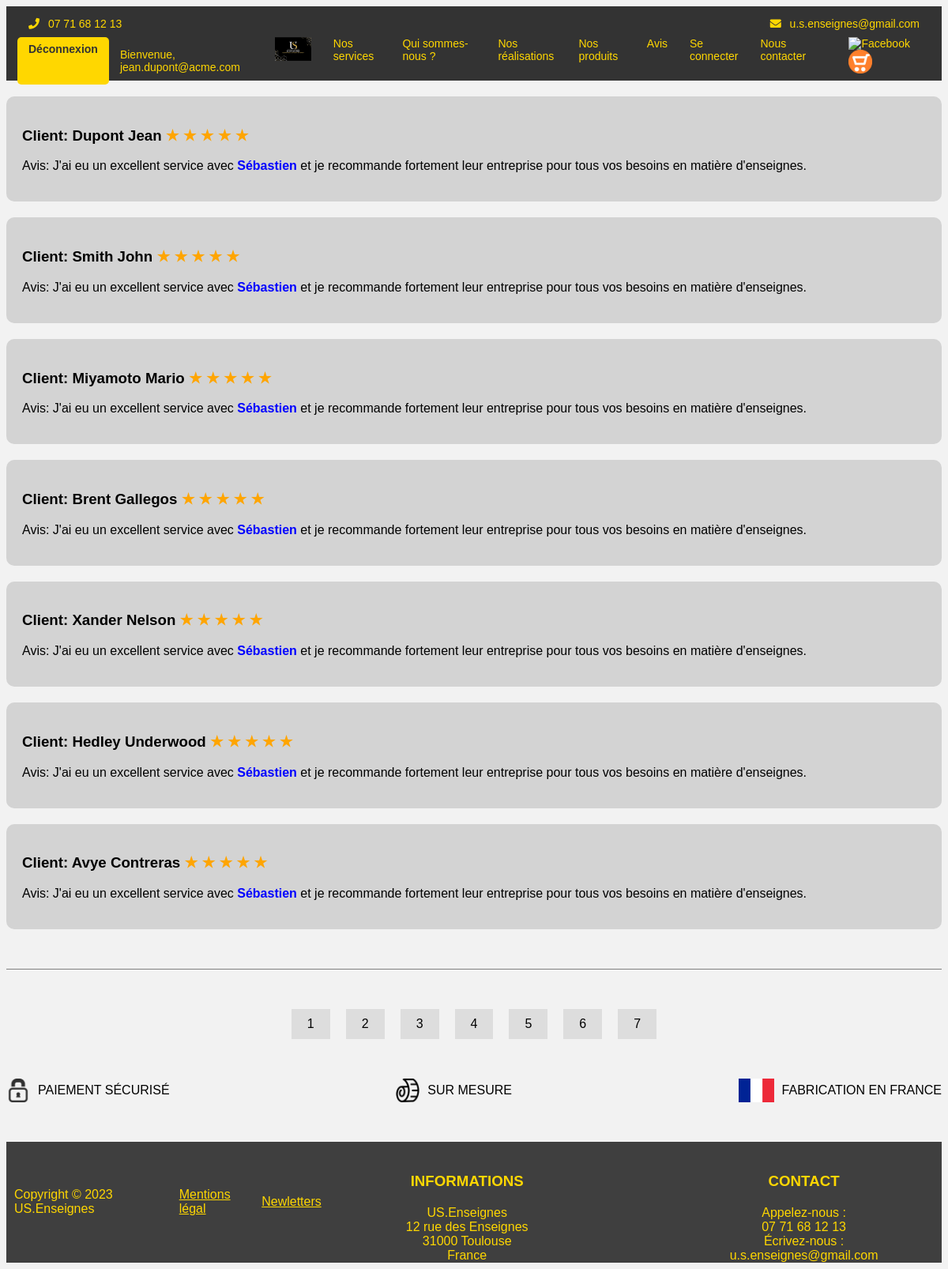
Page /avis.php (signed in) on the committed database.
### tables this page shows
CREATE TABLE `client` (
  `id` mediumint(8) UNSIGNED NOT NULL,
  `nom` varchar(255) DEFAULT NULL,
  `prenom` varchar(255) DEFAULT NULL,
  `societe` varchar(255) DEFAULT NULL,
  `email` varchar(255) DEFAULT NULL,
  `telephone` varchar(100) DEFAULT NULL,
  `adresse` varchar(255) DEFAULT NULL,
  `ville` varchar(50) DEFAULT NULL,
  `code_postal` varchar(10) DEFAULT NULL,
  `pays` varchar(100) DEFAULT NULL,
  `commentaires` varchar(255) DEFAULT NULL
);

### avis.php (the view, shortened to what this page needs)
<?php
include 'controller/config.php';
?>
<!DOCTYPE html>
<html>
<head>
    <link rel="stylesheet" type="text/css" href="css/styleavis.css">
    <link rel="stylesheet" href="https://use.fontawesome.com/releases/v5.14.0/css/all.css">
  </head>
<body>
<header>
<div class="contact-info">
  <span><i class="fas fa-phone"></i> 07 71 68 12 13</span>
  <span><i class="fas fa-envelope"></i> u.s.enseignes@gmail.com </span>
</div>
<nav>
  <ul class="navbar-list">
    <a href="logout.php" class="logout-button">Déconnexion</a>
    <?php
      if(isset($_SESSION["username"])){
        echo "<p class='welcome-message'>Bienvenue, " . $_SESSION["username"] . "</p>";
      }else{
        echo "<p class='welcome-message'>Vous n'êtes pas connecté.</p>";
      }
    ?>
    <li class="navbar-item">
      <a href="index.php">
        <img src="images/image001.png" alt="logo" height="30" class="navbar-logo">
      </a>
    </li>
    <li class="navbar-item"><a href="index.php">Nos services</a></li>
    <li class="navbar-item"><a href="sommesnous.php">Qui sommes-nous ?</a></li>
    <li class="navbar-item"><a href="realisations.php">Nos réalisations</a></li>
    <li class="navbar-item"><a href="produits.php">Nos produits</a></li>
    <li class="navbar-item"> <a href="avis.php">Avis</a></li>
    <li class="navbar-item"><a href="login.php">Se connecter</a></li>
    <li class="navbar-item"><a href="contact.php">Nous contacter</a></li>
    <li class="navbar-item">
      <a href="https://www.facebook.com/usenseignestroyes/" target="_blank" class="facebook-button">
        <img src="images/fbgold.png" alt="Facebook" height="30">
      </a>
      <a href="panier.php" target="_blank" class="panier-button">
        <img src="images/paniergold.png" alt="Panier" height="30">
      </a>
    </li>
  </ul>
</nav>
  </header>
    <main>
    <?php
$prenom_sebastien = "Sébastien";
$conn = mysqli_connect($host, $username, $password, $dbname);
$sql = "SELECT * FROM client";
$result = mysqli_query($conn, $sql);
if (mysqli_num_rows($result) > 0) {
    while($row = mysqli_fetch_assoc($result)) {
    echo "<div class='reviews'>";
    echo "<h3>Client: " . $row["nom"] . " " . $row["prenom"] ." <span class='stars'>★ ★ ★ ★ ★</span></h3>";
    echo "<p>Avis: J'ai eu un excellent service avec <span class='highlight'>" . $prenom_sebastien . "</span> et je recommande fortement leur entreprise pour tous vos besoins en matière d'enseignes.</p>";
    echo "</div>";
    }
    } else {
    echo "0 results";
    }
?>
    </main>
      <div style="border-top: 1px solid gray; margin: 50px 0;"></div>
   <div class="pagination">
  <a href="index.php">1</a>
  <a href="sommesnous.php">2</a>
  <a href="realisations.php">3</a>
  <a href="produits.php">4</a>
  <a href="avis.php">5</a>
  <a href="login.php">6</a>
  <a href="contact.php">7</a>
  </div>
<section id="securite-sur-mesure-fabrication">
    <div class="securite">
      <img src="images/cadenas.png" alt="Logo cadenas"height="30">
      <p>PAIEMENT SÉCURISÉ</p>
    </div>
    <div class="sur-mesure">
      <img src="images/surmesure.png" alt="Logo sur mesure"height="30">
      <p>SUR MESURE</p>
    </div>
    <div class="fabrication-france">
      <img src="images/logo-france.png" alt="Logo France"height="30">
      <p>FABRICATION EN FRANCE</p>
    </div>
  </section>
<footer>
  <p><span>Copyright © 2023 US.Enseignes</span></p>
  <a href="mentionslegale.php">Mentions légal</a>
  <a href="newletters.php">Newletters</a>
  <div class="footer-container">
        <div class="footer-info">
            <h3>INFORMATIONS</h3>
            <p> US.Enseignes</p>
            <p>12 rue des Enseignes</p>
            <p>31000 Toulouse</p>
            <p>France</p>
        </div>
        <div class="footer-contact">
            <h3>CONTACT</h3>
            <p>Appelez-nous :</p>
            <p>07 71 68 12 13</p>
            <p>Écrivez-nous :</p>
            <p> u.s.enseignes@gmail.com</p>
        </div>
    </div>
</footer>
</body>
</html>

### css/styleavis.css (style rules this page uses)
:root { --secondary-color: #212121; --tertiary-color: #f5f5f5; }
body { background-color: #f2f2f2; font-family: Arial, sans-serif; }
header { background-color: var(--secondary-color); }
nav { display: flex; justify-content: space-between; align-items: center; background-color: #333; height: 50px; font-size: 14px; padding: 0 1em; }
.navbar-list { display: flex; list-style: none; margin: 0; padding: 0; }
.navbar-item { margin: 0 1em; }
nav a { color: #FFD700; text-decoration: none; }
.logout-button { background-color: #FFD700; color: #333; padding: 0.5em 1em; border-radius: 5px; font-weight: bold; margin-right: 1em; }
.facebook-button, .panier-button { margin-left: 1em; }
.welcome-message { color: #FFD700; margin-right: 1em; }
.contact-info { display: flex; justify-content: space-between; align-items: center; padding: 1em; background-color: #333; color: #FFD700; font-size: 14px; }
.contact-info span { display: inline-block; margin: 0 1em; }
.contact-info i { margin-right: 0.5em; }
.reviews { background-color: lightgray; border-radius: 10px; padding: 20px; margin: 20px 0; transition: all 0.5s ease-in-out; }
.stars { color: orange; }
.highlight { color: blue; font-weight: bold; }
.pagination { display: flex; justify-content: center; align-items: center; margin: 20px 0; }
.pagination a { display: block; padding: 10px 20px; margin: 0 10px; background-color: #ddd; text-decoration: none; color: black; }
#securite-sur-mesure-fabrication { display: flex; justify-content: space-between; align-items: center; margin: 40px 0; }
#securite-sur-mesure-fabrication img { margin-right: 10px; }
.securite, .sur-mesure, .fabrication-france { display: flex; align-items: center; }
footer { display: flex; justify-content: center; align-items: center; margin-top: 40px; background-color: #3F3F3F; color: #FFD700; }
footer p, footer a { margin: 0 10px; color: #FFD700; }
.footer-container { display: flex; justify-content: space-between; width: 80%; margin-top: 20px; }
.footer-info, .footer-contact { width: 45%; text-align: center; }
.footer-info h3, .footer-contact h3 { margin-bottom: 20px; color: #FFD700; }

### rows in the picture
client: nom "Dupont", prenom "Jean"
client: nom "Smith", prenom "John"
client: nom "Miyamoto", prenom "Mario"
client: nom "Brent", prenom "Gallegos"
client: nom "Xander", prenom "Nelson"
client: nom "Hedley", prenom "Underwood"
client: nom "Avye", prenom "Contreras"

### other values in the picture
$_SESSION["username"] "jean.dupont@acme.com"
